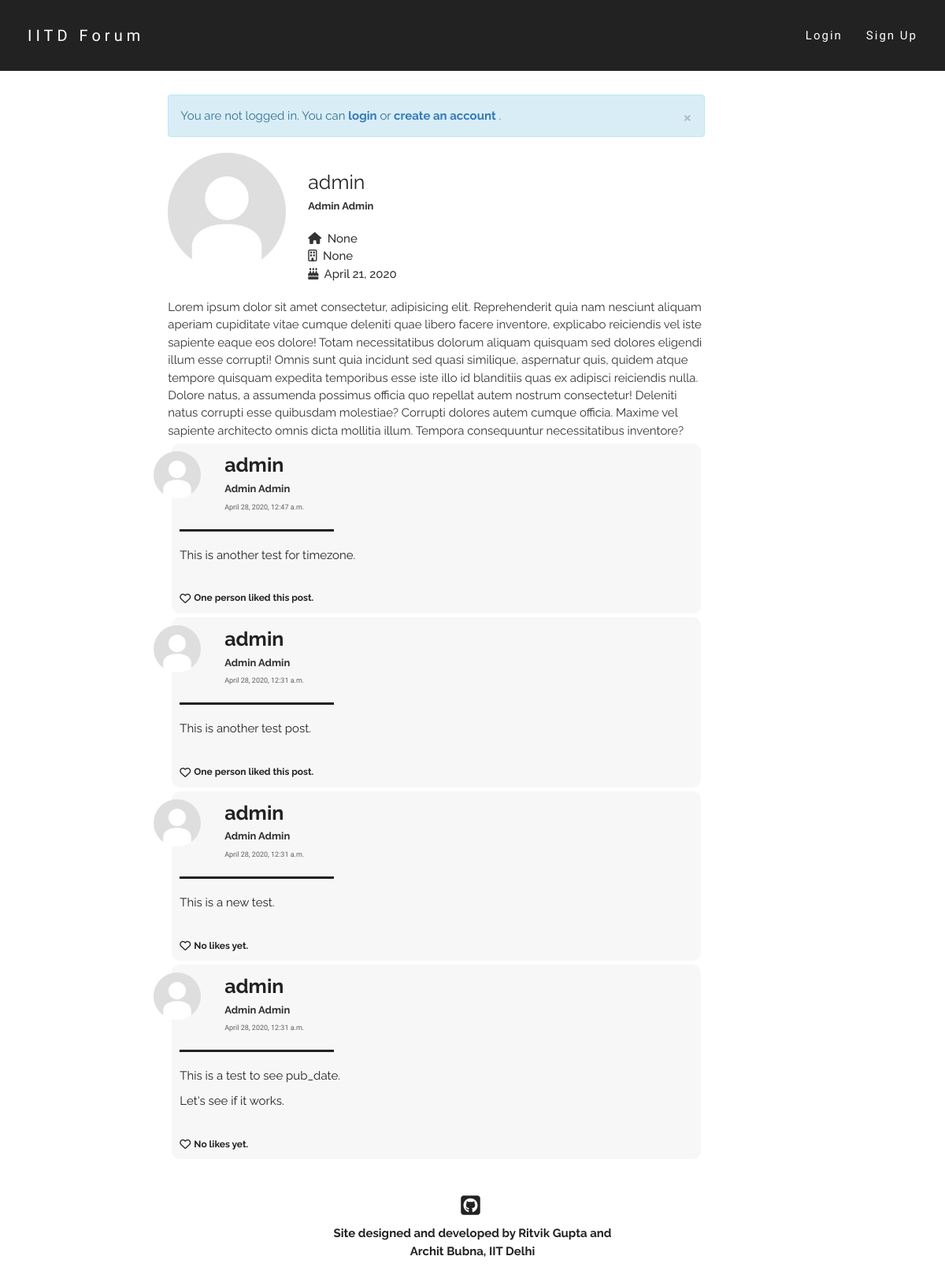
The app's page /users/admin/, older data.
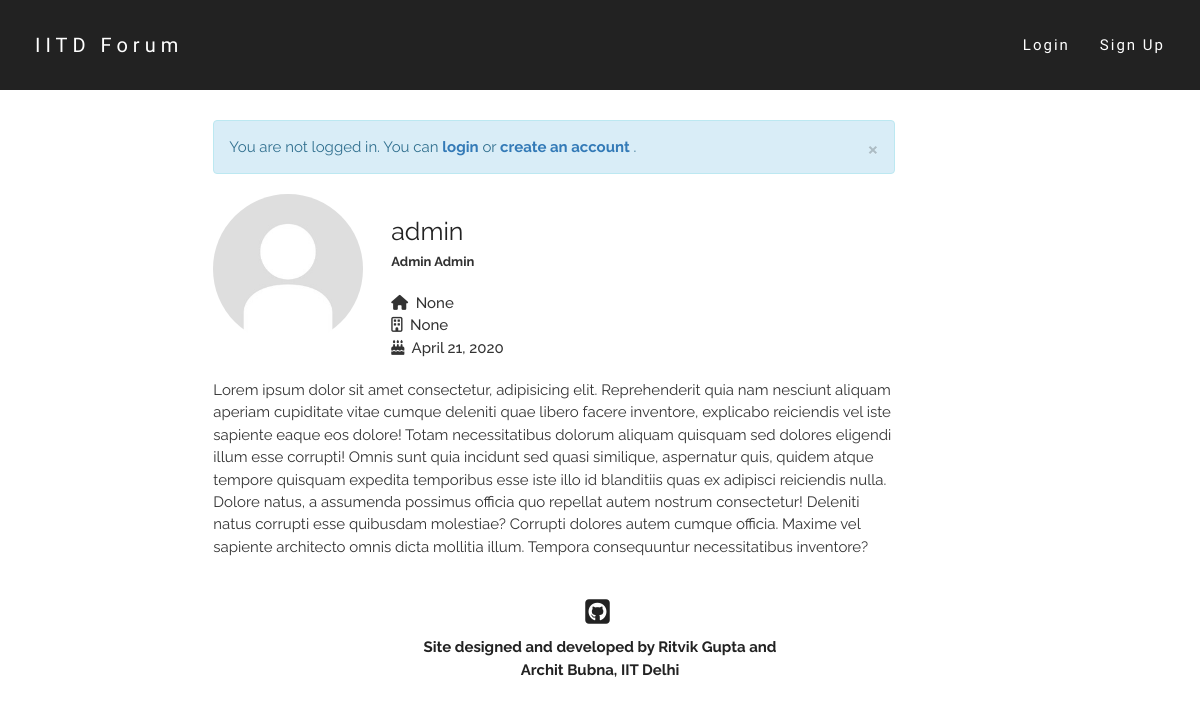
The same page, newer data.
### post/models.py (models this page shows, shortened)
class Post(models.Model):
    text = models.TextField(max_length = 5000)
    author = models.ForeignKey(User, on_delete = models.CASCADE)
    pub_date = models.DateTimeField(default = timezone.now())

### users/models.py (models this page shows, shortened)
class Profile(models.Model):
    parent_user = models.OneToOneField(User, on_delete=models.CASCADE)
    date_of_birth = models.DateField()
    first_name = models.CharField(max_length=50)
    last_name = models.CharField(max_length=50)
    gender = models.CharField(max_length=100, default="Male")
    dept = models.CharField(max_length=100, default="None")
    hostel = models.CharField(max_length=100, default="None")
    image = models.ImageField(default='default.jpg',upload_to='profile-pics')
    def full_name(self):
        return self.first_name + ' ' + self.last_name

### users/views.py (the view)
# urls.py: path('<str:u_name>/', views.profile_view, name='profile_view'),
def profile_view(request, u_name):
    try:
        user = User.objects.get(username=u_name)
    except User.DoesNotExist:
        raise Http404("ERROR 404: User does not exist")
    posts = user.post_set.all().order_by('-pub_date')
    return render(request, 'users/profile.html', {'user': user, 'posts':posts, 'title': user.username})

### users/templates/users/profile.html (shortened to what the changed rows need)
{% extends "post/base.html" %}
{% block content %}
    {% for post in posts %}
    <div class="home-post-div"  id="post-{{ post.id }}-div">
        <div class="row">
            <div class="col-md-1">
                <img class="img-circle profile-pic" width=60 height=60 src="{{ post.author.profile.image.url }}" alt="default.jpg">
            </div>
            <div class="col-md-10">
                <font class="username-font">
                    <b>{{post.author.username}}</b>
                </font>
                <br>
                <font class="name-font">
                    {{post.author.profile.full_name}}
                </font>
                <br>
                <a href="{% url 'post:post_view' post.id %}" class="date-font">
                    {{post.pub_date}}
                </a>
            </div>
            <div class="col-md-1 delete-div">
            </div>
        </div>
        <hr class="hr1" align="left">
        <font class="post-content-font">
            {{post.text|linebreaks}}
        </font>
        <br>
        <div class="like-wrapper">
            {% if request.user in post.postlike.likers.all %}
                <div class="like-button-wrapper">
                    <i class="fa fa-heart liked like-button" aria-hidden="true" id="like{{ post.id }}" data-catid="{{ post.id }}"></i>
                </div>
                <div class="likes-count like-count-font" id="likes-count{{ post.id }}" data-catid="{{post.postlike.likers.count}}">
                        {% if post.postlike.likers.count == 1 %}
                            You liked this post.
                        {% elif post.postlike.likers.count == 2 %}
                            You and one other liked this post.
                        {% else %}
                            You and {{ post.postlike.likers.count|add:"-1" }} others liked this post.
                        {% endif %}
                </div>
            {% else %}
                <div class="like-button-wrapper">
                    {% if request.user.is_authenticated %}
                        <i class="fa fa-heart-o likes like-button" aria-hidden="true" id="like{{ post.id }}" data-catid="{{ post.id }}"></i>
                    {% else %}
                        <a href="{% url 'login' %}"><i class="fa fa-heart-o likes like-button" aria-hidden="true" id="like{{ post.id }}" data-catid="{{ post.id }}"></i></a>
                    {% endif %}
                </div>
                <div class="likes-count like-count-font" id="likes-count{{ post.id }}" data-catid="{{post.postlike.likers.count}}">
                        {% if post.postlike.likers.count == 0 %}
                            No likes yet.
                        {% elif post.postlike.likers.count == 1 %}
                            One person liked this post.
                        {% else %}
                            {{ post.postlike.likers.count }} people liked this post.
                        {% endif %}
                </div>
            {% endif %}
        </div>
    </div>
    {% endfor %}
{% endblock content %}

Row changes from the older to the newer data that the page shows:
removed Post: author.profile.image (placeholder picture), author.username "admin", author.profile.full_name "Admin Admin", pub_date "April 28, 2020, 12:47 a.m.", text "This is another test for timezone.", shows "One person liked this post."
removed Post: author.profile.image (placeholder picture), author.username "admin", author.profile.full_name "Admin Admin", pub_date "April 28, 2020, 12:31 a.m.", text "This is another test post.", shows "One person liked this post."
removed Post: author.profile.image (placeholder picture), author.username "admin", author.profile.full_name "Admin Admin", pub_date "April 28, 2020, 12:31 a.m.", text "This is a new test.", shows "No likes yet."
removed Post: author.profile.image (placeholder picture), author.username "admin", author.profile.full_name "Admin Admin", pub_date "April 28, 2020, 12:31 a.m.", text "This is a test to see pub_date. Let's see if it works.", shows "No likes yet."
